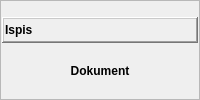
                <widget class="QFrame" name="fraIspis">
                 <property name="sizePolicy">
                  <sizepolicy hsizetype="Preferred" vsizetype="Maximum">
                   <horstretch>0</horstretch>
                   <verstretch>0</verstretch>
                  </sizepolicy>
                 </property>
                 <property name="frameShape">
                  <enum>QFrame::StyledPanel</enum>
                 </property>
                 <property name="frameShadow">
                  <enum>QFrame::Raised</enum>
                 </property>
                 <layout class="QVBoxLayout" name="verticalLayout_13">
                  <property name="spacing">
                   <number>1</number>
                  </property>
                  <property name="leftMargin">
                   <number>1</number>
                  </property>
                  <property name="topMargin">
                   <number>0</number>
                  </property>
                  <property name="rightMargin">
                   <number>1</number>
                  </property>
                  <property name="bottomMargin">
                   <number>0</number>
                  </property>
                  <item>
                   <widget class="QFrame" name="fraTipKupcaTitle_4">
                    <property name="sizePolicy">
                     <sizepolicy hsizetype="Preferred" vsizetype="Maximum">
                      <horstretch>0</horstretch>
                      <verstretch>0</verstretch>
                     </sizepolicy>
                    </property>
                    <property name="frameShape">
                     <enum>QFrame::WinPanel</enum>
                    </property>
                    <property name="frameShadow">
                     <enum>QFrame::Raised</enum>
                    </property>
                    <layout class="QHBoxLayout" name="horizontalLayout_9">
                     <property name="spacing">
                      <number>1</number>
                     </property>
                     <property name="leftMargin">
                      <number>1</number>
                     </property>
                     <property name="topMargin">
                      <number>0</number>
                     </property>
                     <property name="rightMargin">
                      <number>1</number>
                     </property>
                     <property name="bottomMargin">
                      <number>0</number>
                     </property>
                     <item>
                      <widget class="QLabel" name="lblIspisTitle">
                       <property name="font">
                        <font>
                         <weight>75</weight>
                         <bold>true</bold>
                        </font>
                       </property>
                       <property name="text">
                        <string>Ispis</string>
                       </property>
                      </widget>
                     </item>
                     <item>
                      <widget class="QPushButton" name="pushButton_5">
                       <property name="sizePolicy">
                        <sizepolicy hsizetype="Maximum" vsizetype="Fixed">
                         <horstretch>0</horstretch>
                         <verstretch>0</verstretch>
                        </sizepolicy>
                       </property>
                       <property name="text">
                        <string/>
                       </property>
                       <property name="icon">
                        <iconset resource="../../resources/DonatForm.qrc">
                         <normaloff>:/InDonat/Forms/images/ig_menuGreenUp.gif</normaloff>:/InDonat/Forms/images/ig_menuGreenUp.gif</iconset>
                       </property>
                       <property name="iconSize">
                        <size>
                         <width>16</width>
                         <height>24</height>
                        </size>
                       </property>
                       <property name="flat">
                        <bool>true</bool>
                       </property>
                      </widget>
                     </item>
                    </layout>
                   </widget>
                  </item>
                  <item>
                   <widget class="QFrame" name="fraTipKupcaButtons_4">
                    <property name="sizePolicy">
                     <sizepolicy hsizetype="Preferred" vsizetype="Maximum">
                      <horstretch>0</horstretch>
                      <verstretch>0</verstretch>
                     </sizepolicy>
                    </property>
                    <property name="frameShape">
                     <enum>QFrame::NoFrame</enum>
                    </property>
                    <property name="frameShadow">
                     <enum>QFrame::Raised</enum>
                    </property>
                    <layout class="QVBoxLayout" name="verticalLayout_14">
                     <property name="spacing">
                      <number>1</number>
                     </property>
                     <property name="leftMargin">
                      <number>1</number>
                     </property>
                     <property name="topMargin">
                      <number>0</number>
                     </property>
                     <property name="rightMargin">
                      <number>1</number>
                     </property>
                     <property name="bottomMargin">
                      <number>0</number>
                     </property>
                     <item>
                      <widget class="QPushButton" name="btnIsipisDokumenta">
                       <property name="font">
                        <font>
                         <weight>75</weight>
                         <bold>true</bold>
                        </font>
                       </property>
                       <property name="cursor">
                        <cursorShape>PointingHandCursor</cursorShape>
                       </property>
                       <property name="text">
                        <string>Dokument</string>
                       </property>
                       <property name="icon">
                        <iconset resource="../../resources/DonatForm.qrc">
                         <normaloff>:/InDonat/Forms/images/dll-icon.jpg</normaloff>:/InDonat/Forms/images/dll-icon.jpg</iconset>
                       </property>
                       <property name="flat">
                        <bool>true</bool>
                       </property>
                      </widget>
                     </item>
                    </layout>
                   </widget>
                  </item>
                 </layout>
                </widget>
